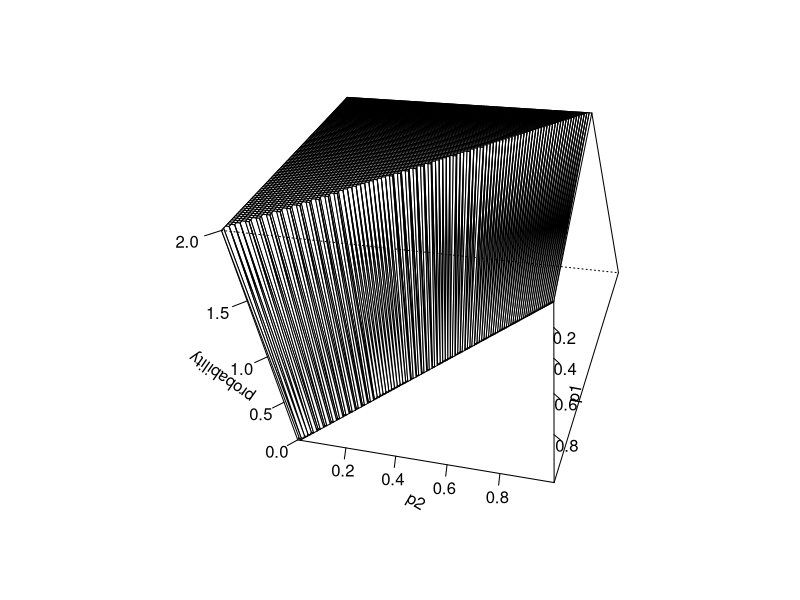
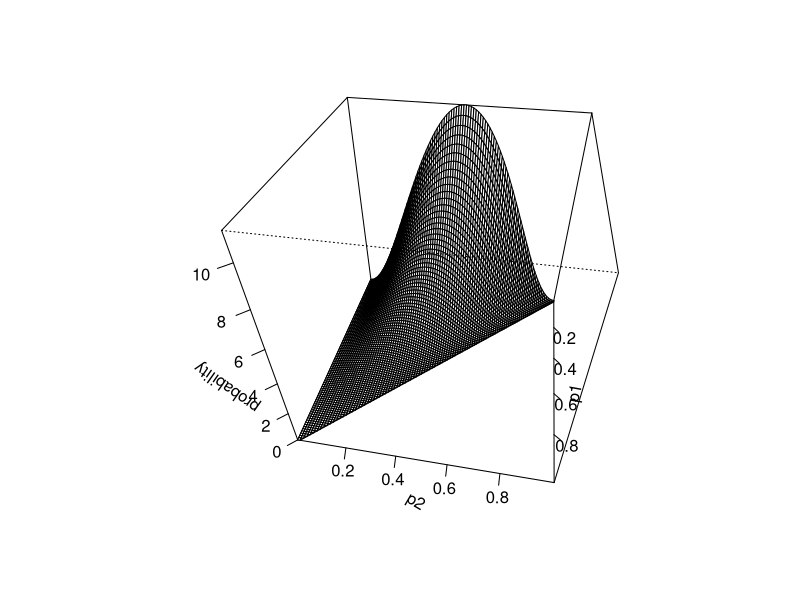
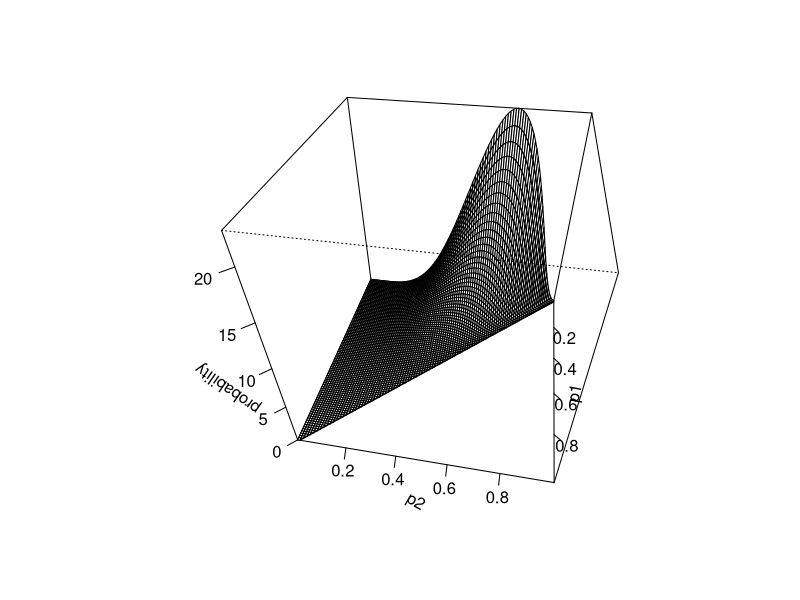

These charts were generated, in order, by the following R code:
### R code from vignette source '/home/pauljohn/tmp/lyxtmp/lyx_tmpdir.XM8853/lyx_tmpbuf0/Dirichlet.Rnw'

###################################################
### code chunk number 1: Dirichlet.Rnw:14-15
###################################################
  if(exists(".orig.enc")) options(encoding = .orig.enc)


###################################################
### code chunk number 2: Dirichlet.Rnw:91-93
###################################################
unlink("plots", recursive=T)
dir.create("plots", showWarnings=F)


###################################################
### code chunk number 3: Roptions
###################################################
options(width=100, prompt="> ", continue="+  ")
options(useFancyQuotes = FALSE) 
set.seed(12345)
op <- par() 
#pjmar <- c(5.1, 4.1, 1.0, 2.1) 
#options(SweaveHooks=list(fig=function() par(mar=pjmar, ps=10)))
options(SweaveHooks=list(fig=function() par(ps=10)))
pdf.options(onefile=F,family="Times",pointsize=10)


###################################################
### code chunk number 4: 1 (eval = FALSE)
###################################################
## library (gtools)
## 
## N <- 100       
## y1 <-seq(0.001, 0.999, length.out=N)
## y2 <-seq(0.001, 0.999, length.out=N)   
## z <- matrix (0,N,N) 
## 
## myz <-function(a1,a2,a3){
##    z <- matrix (NA,N,N)
##    for (i in 1:N) {   
## 
##        for (j in 1:N) {
##          ddirchprob <- ddirichlet( c(y1[i],y2[j],1-y1[i]-y2[j]), c(a1,a2,a3))
##          z[i,j] <- ifelse (y1[i]+y2[j]<1.02, ddirchprob, NA)
##    }
## } 
## z
## }
## 
## z1 <-myz(1,1,1)
## persp(y1,y2,z1, theta = 100, phi = 40, xlab="p1", ylab="p2", zlab="probability", ticktype="detailed")


###################################################
### code chunk number 5: 2
###################################################
library (gtools)

N <- 100       
y1 <-seq(0.001, 0.999, length.out=N)
y2 <-seq(0.001, 0.999, length.out=N)   
z <- matrix (0,N,N) 

myz <-function(a1,a2,a3){
   z <- matrix (NA,N,N)
   for (i in 1:N) {   

       for (j in 1:N) {
         ddirchprob <- ddirichlet( c(y1[i],y2[j],1-y1[i]-y2[j]), c(a1,a2,a3))
         z[i,j] <- ifelse (y1[i]+y2[j]<1.02, ddirchprob, NA)
   }
} 
z
}

z1 <-myz(1,1,1)
persp(y1,y2,z1, theta = 100, phi = 40, xlab="p1", ylab="p2", zlab="probability", ticktype="detailed")


###################################################
### code chunk number 6: Dirichlet.Rnw:366-369
###################################################
z2 <- myz(1,3,3)

persp(y1,y2,z2, theta = 100, phi = 40, xlab="p1", ylab="p2", zlab="probability", ticktype="detailed" )


###################################################
### code chunk number 7: Dirichlet.Rnw:377-380
###################################################
z2 <- myz(1,6,3)

persp(y1,y2,z2, theta = 100, phi = 40, xlab="p1", ylab="p2", zlab="probability", ticktype="detailed")
